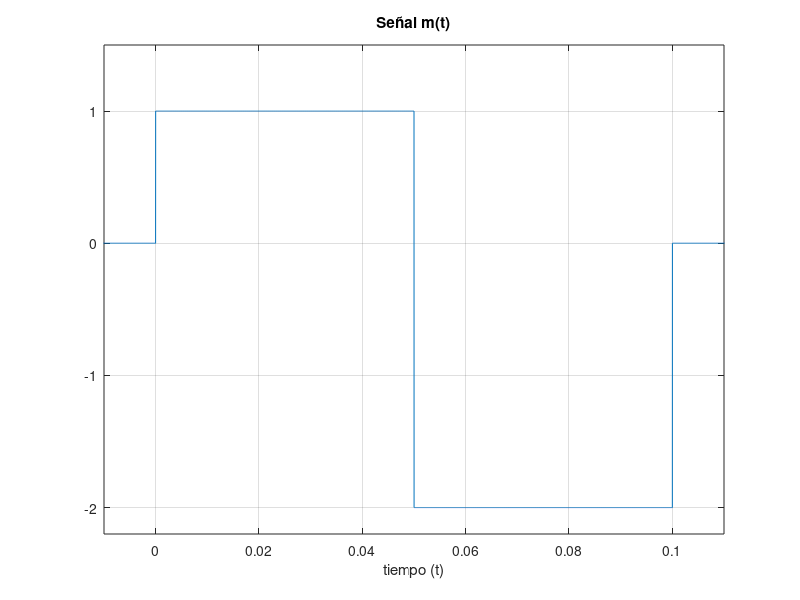
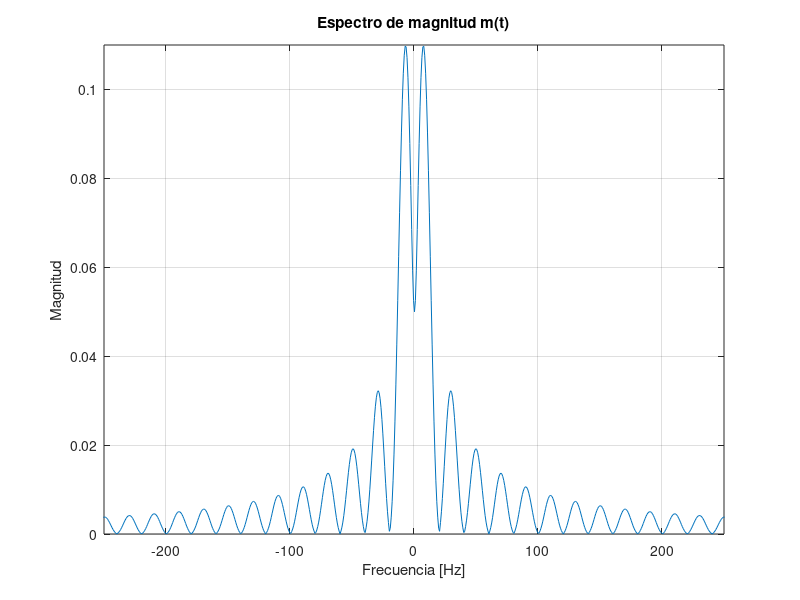
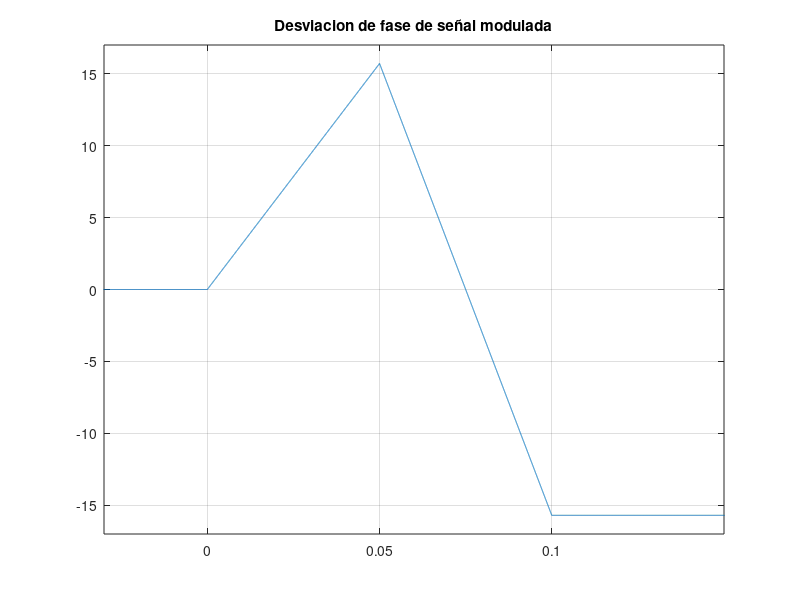
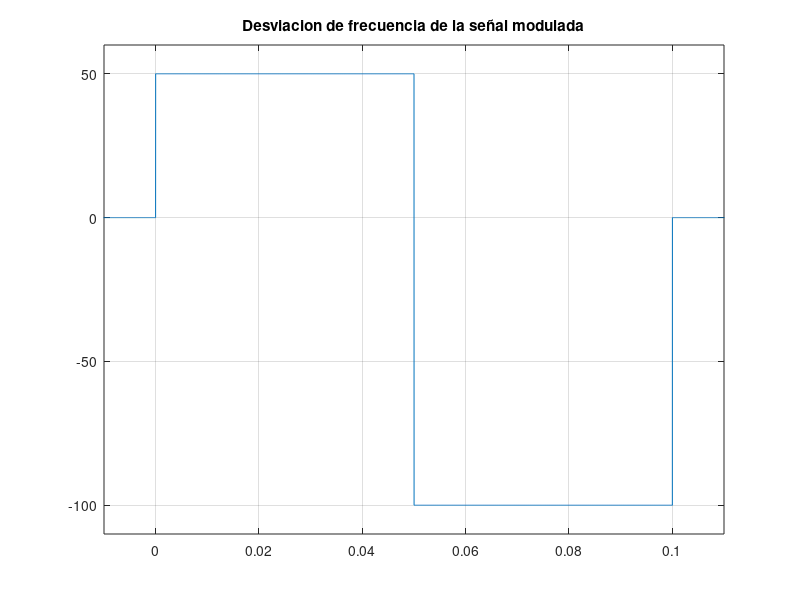

Here is the MATLAB script that generated these plots, in order:
clear all
close all

to=.15;
fs=75000;
tm=1/fs;
t=-.4:tm:.4;
kf = 100*pi;
wc = 500*pi;

%señal modulada
m=(1).*(t>=0 & t<=0.05) + (-2).*(t>0.05 & t<=.1);
figure(1)
plot(t,m);
title('Señal m(t)');
xlabel('tiempo (t)');
axis([-0.01 .11 -2.2 1.5]);
grid

%Espectro de magnitud de la señal de mensaje m(t)
N=100000;
M=fftshift(fft(m,N))*tm;
f=linspace(-fs/2, fs/2, N); 
figure(2)
plot(f,abs(M))
axis([-250 250 0 .11])
xlabel('Frecuencia [Hz]') 
ylabel('Magnitud')
title('Espectro de magnitud m(t)')
grid

%Integral de m(t) y modulacion en FM
Int_m = cumsum(m)*tm;
yfm= cos(wc*t + kf*Int_m);


%Desviacion de fase es la Int de m(t) por kf
figure(3)
plot(t,kf*Int_m)
title('Desviacion de fase de señal modulada')
axis([-0.03 0.15 -17 17])
grid

%Desviacion de frecuencia es la señal  m(t) por kf, se muestra en HZ
figure(4)
kf_hz = kf/(2*pi);
plot(t,kf_hz*m)
title('Desviacion de frecuencia de la señal modulada');
axis([-0.01 .11 -110 60])
grid


%señal m(t) modulada
figure(5)
plot(t,yfm)
title('Señal modulada en FM s(t)')
xlabel('tiempo (t)');
axis([0 0.15 -1.3 1.3])
grid

%Espectro de magnitud de la señal modulada s(t)
S=fftshift(fft(yfm,N))*tm;
figure(6)
plot(f,abs(S))
axis([-550 550 0 .04])
xlabel('Frecuencia [Hz]') 
ylabel('Magnitud')
title('Espectro de magnitud S(t)')
grid

%Espectro de magnitud de la señal moduladora s(t)aumentada
S=fftshift(fft(yfm,N))*tm;
figure(7)
plot(f,abs(S))
axis([-600 600 0 .04])
xlabel('Frecuencia [Hz]') 
ylabel('Magnitud')
title('Espectro de magnitud s(t) ')
grid 

%Señal de ruido gaussiano
long_m=length(m);
Py=var(yfm);
SNR=20;
snr=10^(SNR/10); 
Pn=Py/snr;
sigma_n=sqrt(Pn);
n=sigma_n*randn(1,long_m);

%Grafica de señal de ruido garussiano
figure(8);
plot (t,n);
title('Ruido gaussiano')
Pnsim=var(m);

%Transformada de ruido
R=fftshift(fft(n,N))*tm;
f=linspace(-fs/2, fs/2, N);
figure(9);
plot(f, abs(R));
%axis([-500 500 0 0.06])
xlabel('Frecuencia[Hz]');
ylabel('Magnitud');
title('Espectro de señal de ruido');
grid

%Señal modulada mas ruido
r=yfm + n;
figure(10)
plot(t,r);
axis([-0.04 0.15 -2.3 2.3])
title('Señal s(t) con ruido')
grid

%Espectro de señal con ruido
R=fftshift(fft(r,N))*tm;
f=linspace(-fs/2, fs/2, N);
figure(11);
plot(f, abs(R));
%axis([-500 500 0 0.06])
xlabel('Frecuencia[Hz]');
ylabel('Magnitud');
title('Espectro de señal modulada con ruido R(t)');
grid

%Filtrado pasabanda en la entrada del receptor
th=-0.2:tm:0.2;
W=400*pi;
wc=600*pi;
N=100000;
w=linspace(-fs/2, fs/2,N)*2*pi;
h1=2*W/pi*sinc(W*th/pi).*cos(wc*th);
H1=fftshift(fft(h1,N))*tm;

%Grafica de filtro pasabanda
figure(12)
subplot(211)
plot(th,h1,'m')
axis([-0.03 0.03 -340 1.1*max(abs(h1))])
title('Filtro pasabanda')

%Espectro de Filtro pasabandas
subplot(212)
plot(w/(2*pi),abs(H1),'m')
axis([-500 500 0 1.1*max(abs(H1))])
title('Espectro del Filtro pasabanda')
grid

%Convolucion de señal con ruido con filtro pasabandas
r1=conv(r,h1,'same')*tm;
figure(13)
plot(t,r1);
axis([-0.04 0.15 -2.3 2.3])
title('Señal pasada por el filtro para quitar ruido')
grid

%Transformada de R1
R1=fftshift(fft(r1,N))*tm;
f=linspace(-fs/2, fs/2, N);
figure(14);
plot(f, abs(R1));
axis([-500 500 0 0.058])
xlabel('Frecuencia[Hz]');
ylabel('Magnitud');
title('Espectro de señal despues de pasabandas');
grid

%%%%%Demodulacion no coherente

%Derivando la señal para obtener la señal de mensaje
yfmdif = [0 diff(r1)/tm];
figure(15)
plot(t,yfmdif)
title('Derivada de la señal modulada')
axis([-0.03 0.15 -2500 2500])
grid

%Espectro de la señal derivada
YFMdif=fftshift(fft(yfmdif,N))*tm;
f=linspace(-fs/2, fs/2, N);
figure(16)
plot(f,abs(YFMdif))
axis([-400 400 0 100])
title('Espectro de magnitud de la señal derivada')
grid

%Sacando la envolvente con la transformada de Hilbert y quitando las
%amplitudes y kf
yfm_h = hilbert(yfmdif);
yfm_abs = abs(yfm_h);
yfm_rec = (yfm_abs/1-(500*pi))/kf;
figure(17)
plot(t,yfm_rec,'r');
axis([-0.02 .13 -2.5 1.5]);
title('Señal recuperada de la envolvente')
grid

% %Espectro de la señal recuperada de la envolvente
YFM_rec=fftshift(fft(yfm_rec,N))*tm;
figure(18)
plot(f,abs(YFM_rec),'r')
axis([-400 400 0 .12])
title('Espectro de magnitud de la señal recuperada de envolvente')
grid

%Comparacion de Espectros de señal recuperada y señal original
figure(19)
plot(f,abs(YFM_rec),'r')
axis([-400 400 0 .12])
hold on
plot(f,abs(M), 'b')
title('Espectro de magnitud de la señal recuperada ')
legend('Espectro Señal recuperada', 'Espectro Señal original ')
grid


% %Comparacion entre m(t) y m^(t)
figure(20)
plot(t,yfm_rec, 'r');
hold on
plot(t,m,'b');
axis([-0.02 .13 -2.5 1.5]);
title('Comparacion entre m(t) y m¨(t)')
legend('Señal recuperada', 'Señal original ')
grid